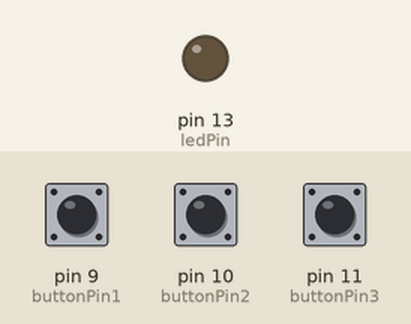
Bench run of a sketch on a simulated Arduino Uno, built with avr-gcc and run on an emulated ATmega328P. On the bench: output pins drawn as LEDs (lit = HIGH). The inputs (shaded band) are chosen by the test bench; at power-on: pin 9 (buttonPin1) HIGH, pin 11 (buttonPin3) HIGH, pin 10 (buttonPin2) HIGH.

Above: at 1.2 s.
1.3 s: pin 9 (buttonPin1) pulled LOW for 0.15 s
At 2.7 s:
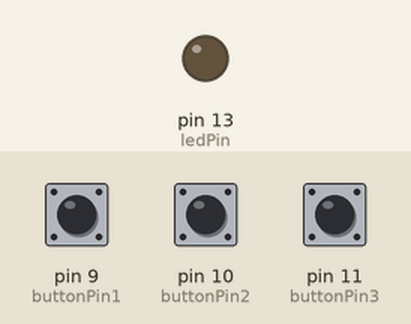
3.0 s: pin 11 (buttonPin3) pulled LOW for 0.15 s
At 3.1 s:
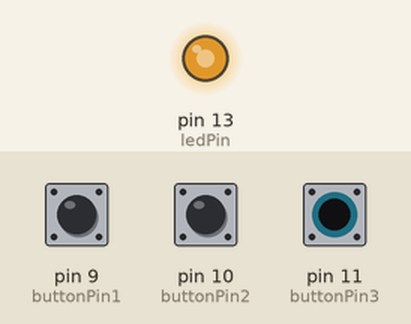
4.7 s: pin 10 (buttonPin2) pulled LOW for 0.15 s
At 5.3 s:
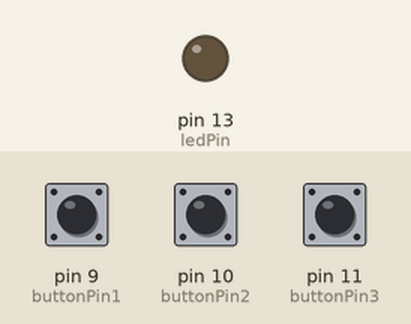
6.4 s: pin 10 (buttonPin2) pulled LOW for 3.2 s
At 7.5 s:
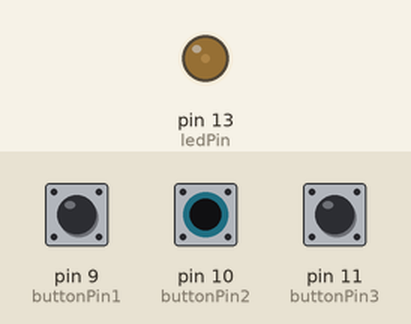
11.1 s: pin 9 (buttonPin1) pulled LOW for 3.2 s
At 12.3 s:
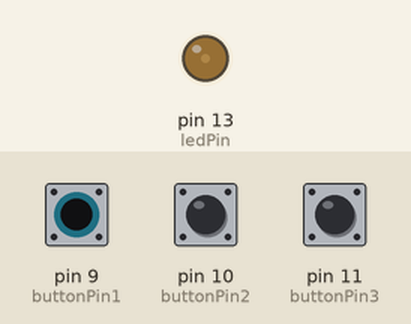
15.8 s: pin 9 (buttonPin1) driven LOW and pin 10 (buttonPin2) driven LOW
At 17.0 s:
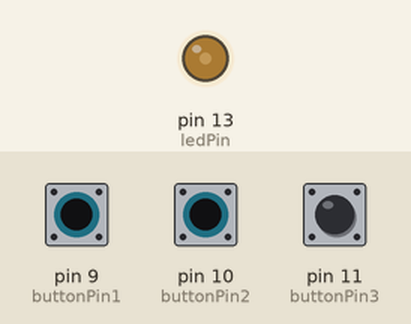
Timing chart, 0 to 18.3 s (numbered marks = the images above; inputs shaded):
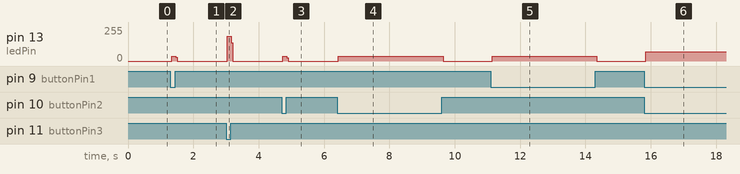

Measured:
- after the input at 1.3 s, pin 13 (ledPin): 0/255 → 36/255 at once, → 0/255 0.12 s later
- after the input at 3.0 s, pin 13 (ledPin): 0/255 → 184/255 at once, → 0/255 0.12 s later
- after the input at 4.7 s, pin 13 (ledPin): 0/255 → 35/255 at once, → 0/255 0.12 s later
- after the input at 6.4 s, pin 13 (ledPin): 0/255 → 35/255 at once, → 0/255 3.2 s later
- after the input at 11.1 s, pin 13 (ledPin): 0/255 → 36/255 at once, → 0/255 3.2 s later
- after the input at 15.8 s, pin 13 (ledPin): 0/255 → 71/255 at once

The sketch:

LIMIT_SWITCH_TEST.ino
```cpp
/*
 * LIMIT SWITCHES X Y Z
 */
const int buttonPin1 = 9;
const int buttonPin2 = 10;
const int buttonPin3 = 11;
const int ledPin =  13;


int buttonState1 = 0;
int buttonState2 = 0;
int buttonState3 = 0;

void setup() {
  Serial.begin(9600);

  pinMode(ledPin, OUTPUT);

  pinMode(buttonPin1, INPUT_PULLUP);
  pinMode(buttonPin2, INPUT_PULLUP);
  pinMode(buttonPin3, INPUT_PULLUP);
}

void loop() {

  buttonState1 = digitalRead(buttonPin1);
  buttonState2 = digitalRead(buttonPin2);
  buttonState3 = digitalRead(buttonPin3);
  //Serial.println(buttonState);

  if (buttonState1 == HIGH) {
    digitalWrite(ledPin, LOW);
  } else {
    digitalWrite(ledPin, HIGH);
  }

  if (buttonState2 == HIGH) {
    digitalWrite(ledPin, LOW);
  } else {
    digitalWrite(ledPin, HIGH);
  }

  if (buttonState3 == HIGH) {
    digitalWrite(ledPin, LOW);
  } else {
    digitalWrite(ledPin, HIGH);
  }
}
```
